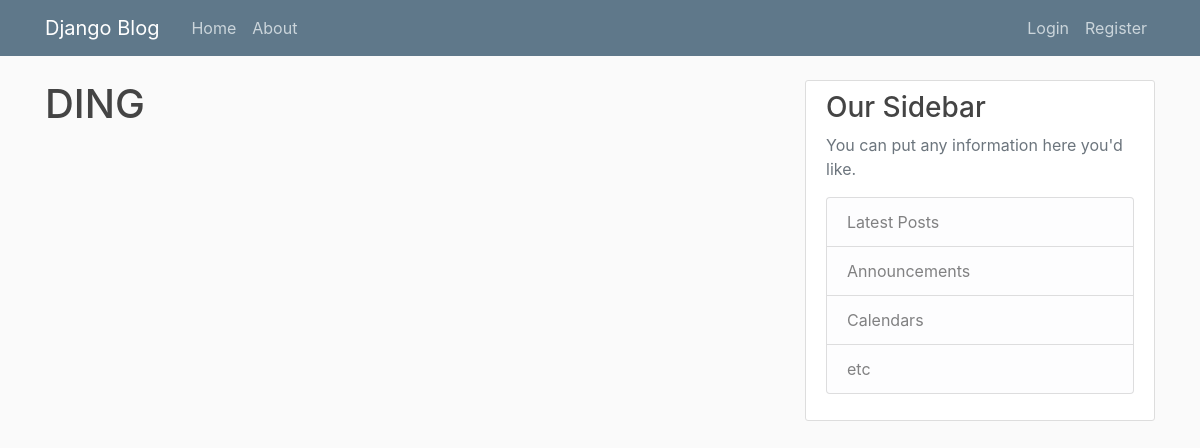
The app's page /, older data.
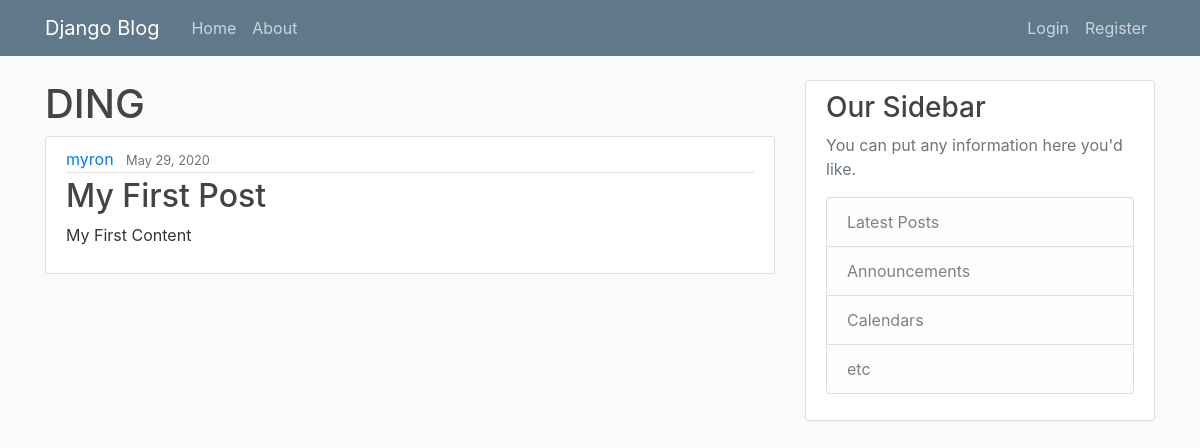
The same page, newer data.
### blog/models.py (models this page shows, shortened)
class Post(models.Model):
    title = models.CharField(max_length=100)
    content = models.TextField()
    date_posted = models.DateTimeField(default=timezone.now)
    author = models.ForeignKey(User, on_delete=models.CASCADE)

### blog/views.py (the view)
# urls.py: path('', views.home, name="blog-home"),
def home(request):
    context = {
        'posts': Post.objects.all()
    }
    return render(request, 'blog/home.html', context)

### blog/templates/blog/home.html
{% extends "blog/base.html" %}
{% block content %}
<h1> DING </h1>
{% for post in posts %}
<article class="media content-section">
    <div class="media-body">
        <div class="article-metadata">
            <a class="mr-2" href="#">{{ post.author }}</a>
            <small class="text-muted">{{ post.date_posted | date:"F d, Y"}}</small>
        </div>
        <h2><a class="article-title" href="#">{{ post.title }}</a></h2>
        <p class="article-content">{{ post.content }}</p>
    </div>
</article>
{% endfor %}
{% endblock content %}

### blog/templates/blog/base.html (shortened to what this page needs)
{% load static %}
<!DOCTYPE html>
<html lang="en">
<head>
    <link rel="stylesheet" href="https://maxcdn.bootstrapcdn.com/bootstrap/4.0.0/css/bootstrap.min.css"
>
    <link rel="stylesheet" type="text/css" href="{% static 'blog/main.css' %}">
</head>
<body>
    <header class="site-header">
        <nav class="navbar navbar-expand-md navbar-dark bg-steel fixed-top">
            <div class="container">
                <a class="navbar-brand mr-4" href="{% url 'blog-home'%}">Django Blog</a>
                <div class="collapse navbar-collapse" id="navbarToggle">
                    <div class="navbar-nav mr-auto">
                        <a class="nav-item nav-link" href="{% url 'blog-home'%}">Home</a>
                        <a class="nav-item nav-link" href="{% url 'blog-about'%}">About</a>
                    </div>
                    <div class="navbar-nav">
                        {% if user.is_authenticated %}
                        <a class="nav-item nav-link" href="{% url 'profile' %}">Profile</a>
                        <a class="nav-item nav-link" href="{% url 'logout' %}">Logout</a>
                        {% else %}
                        <a class="nav-item nav-link" href="{% url 'login' %}">Login</a>
                        <a class="nav-item nav-link" href="{% url 'register' %}">Register</a>
                        {% endif %}
                    </div>
                </div>
            </div>
        </nav>
    </header>
    <main role="main" class="container">
        <div class="row">
            <div class="col-md-8">
                {% block content %}{% endblock %}
            </div>
            <div class="col-md-4">
                <div class="content-section">
                    <h3>Our Sidebar</h3>
                    <p class='text-muted'>You can put any information here you'd like.
                    <ul class="list-group">
                        <li class="list-group-item list-group-item-light">Latest Posts</li>
                        <li class="list-group-item list-group-item-light">Announcements</li>
                        <li class="list-group-item list-group-item-light">Calendars</li>
                        <li class="list-group-item list-group-item-light">etc</li>
                    </ul>
                    </p>
                </div>
            </div>
        </div>
    </main>
</body>
</html>

### blog/static/blog/main.css (style rules this page uses)
body { background: #fafafa; color: #333333; margin-top: 5rem; }
h1, h2, h3, h4, h5, h6 { color: #444444; }
ul { margin: 0; }
.bg-steel { background-color: #5f788a; }
.site-header .navbar-nav .nav-link { color: #cbd5db; }
.content-section { background: #ffffff; padding: 10px 20px; border: 1px solid #dddddd; border-radius: 3px; margin-bottom: 20px; }
.article-title { color: #444444; }
.article-content { white-space: pre-line; }
.article-metadata { padding-bottom: 1px; margin-bottom: 4px; border-bottom: 1px solid #e3e3e3 }

Row changes from the older to the newer data that the page shows:
added Post: author "myron", date_posted "May 29, 2020", title "My First Post", content "My First Content"
